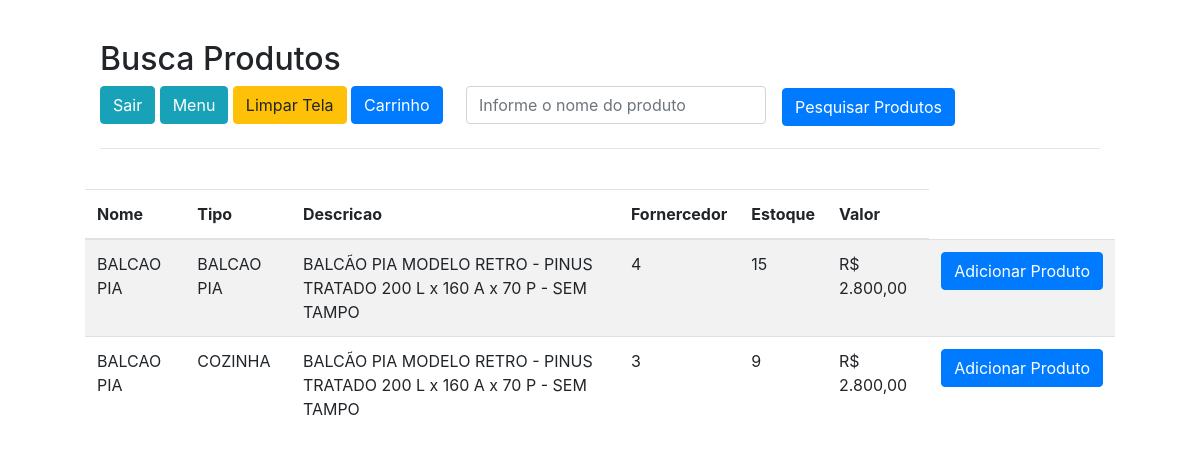
The page /selectProd.php?pesqProduto=BALCAO PIA  on the database its author committed.
### tables this page shows
CREATE TABLE `produto` (
  `codProduto` int(11) NOT NULL,
  `nome_produto` varchar(30) NOT NULL,
  `tipo_produto` varchar(20) NOT NULL,
  `descricao_produto` varchar(80) NOT NULL,
  `dataEntrada_produto` date NOT NULL DEFAULT current_timestamp(),
  `imagem_produto` varchar(250) NOT NULL,
  `codFornecedor` int(11) NOT NULL,
  `quantidade_disponivel` int(11) NOT NULL,
  `valor_produto` float NOT NULL,
  `cod_envio` int(11) NOT NULL DEFAULT 0
);

### selectProd.php (the view, shortened to what this page needs)
<?php
require_once 'conexaoBanco.php';
 ?>
 <!DOCTYPE html>
<html lang="pt-br">
<head>
	<link rel="stylesheet" href="https://maxcdn.bootstrapcdn.com/bootstrap/4.0.0-beta.2/css/bootstrap.min.css" />
</head>
<body>
  <div id="containerHeader">
	 <h2> Busca Produtos </h2>
  <a href="sair.php" ><button  class="btn btn-info" id="Sair5" >Sair</button></a>
  <a href="telaMenu.php" ><button class="btn btn-info" id="voltaMenut" >Menu</button></a>
  <a href="selectProd.php" ><button class="btn btn-warning" id="voltaMenut" >Limpar Tela</button></a>
  <a href="carrinho.php" > <button type="button" class="btn btn-primary"> Carrinho <span class="badge badge-light"></span></button></a>
	 	<form class="form-inline" id="pesq" action="" method="GET">
	<div class="form-group mx-sm-3 mb-2">
	 <input  type="text" class="form-control" id="inp" name="pesqProduto" placeholder="Informe o nome do produto" />
	</div>
	<button type="submit" name="pesquisa" class="btn btn-primary mb-1" />Pesquisar Produtos </button>
		</form>
	</div>
	<hr><br>
                <div class="row">
                    <div class="panel panel-default">
                        <table class="table table-striped">
                        <thead>
                                <tr>
                                    <th>Nome</th>
                                    <th>Tipo</th>
				    <th>Descricao</th>
                                    <th>Fornercedor</th>
                                    <th>Estoque</th>
				  <th>Valor</th>
                                </tr>
                            </thead>
				<tbody>
				<?php
                              if(!isset($_GET['pesqProduto'])){
				exit;
				 }else{
			      $pesqProduto = "%".trim($_GET['pesqProduto'])."%";
			      $smtp = $conexao->prepare("SELECT * FROM `produto` where `nome_produto` like :pesqProduto");
                               $smtp->bindValue(':pesqProduto', $pesqProduto, PDO::PARAM_STR);
			       $smtp->execute();
			    $rs= $smtp->fetchAll(PDO::FETCH_ASSOC);
				?><?php
	               if(count($rs)){
		      foreach($rs as $rs){
                       ?><tr>
                        <td><?php echo $rs['nome_produto']; ?></td>
                        <td><?php echo $rs['tipo_produto']; ?></td>
			<td><?php echo $rs['descricao_produto']; ?></td>
                        <td><?php echo $rs['codFornecedor']; ?></td>
                        <td><?php echo $rs['quantidade_disponivel']; ?></td>
                        <td><?php echo 'R$ ' .number_format($rs['valor_produto'],2,",","."); ?></td>
                        <td><center>
			<a href="carrinho.php?add=carrinho&codProduto=<?php echo $rs['codProduto']?>" class="btn btn-primary btn-xs"> Adicionar Produto</a>
                                        </center>
                                        </td>
                                        </tr>
                <?php
				} }}?>
			</tbody>
                      </table>
 ?></div>
   </div>
        <br><br>
               </body>
		</html>

### selectProd.php (style rules this page uses)
body { margin-left: 100px; margin-top: 40px; margin-right: 100px; }
#inp { width: 300px; }
#pesq { margin-left: 350px; margin-top: -38px; }

### rows shown on the page
produto: nome_produto "BALCAO PIA", tipo_produto "BALCAO PIA", descricao_produto "BALCÃO PIA MODELO RETRO - PINUS TRATADO 200 L x 160 A x 70 P - SEM TAMPO", codFornecedor "4", quantidade_disponivel "15", valor_produto "2.800,00"
produto: nome_produto "BALCAO PIA", tipo_produto "COZINHA", descricao_produto "BALCÃO PIA MODELO RETRO - PINUS TRATADO 200 L x 160 A x 70 P - SEM TAMPO", codFornecedor "3", quantidade_disponivel "9", valor_produto "2.800,00"
